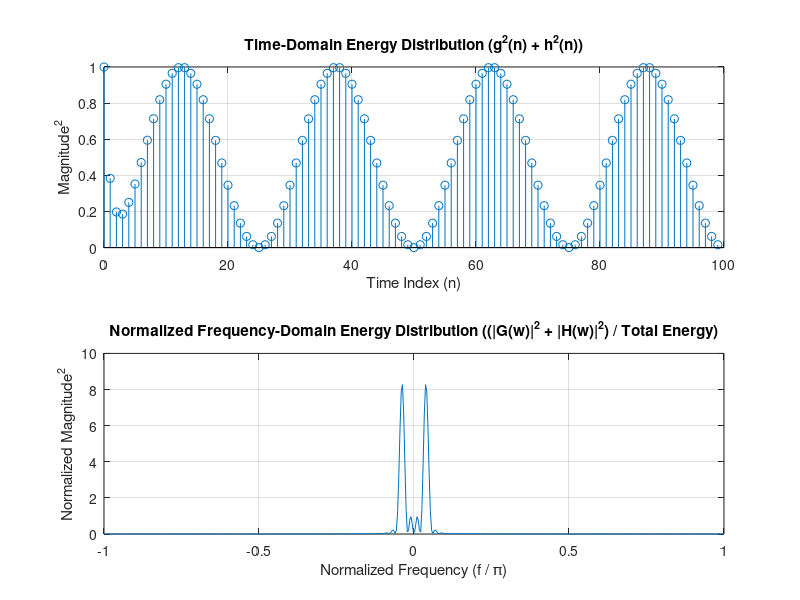

Here is the MATLAB script that generated this plot:
N = 100;
n = 0:N-1;
g = exp(-0.5 * n);
h = sin((2*pi*n)/(N/2));
gh = conv(g, h);
L = 512;
w = -pi:2*pi/(L-1):pi;
G = freqz(g, 1, w);
H = freqz(h, 1, w);
df = w(2) - w(1);
energy_time = sum(abs(g).^2 + abs(h).^2);
energy_freq = (1/(2*pi)) * sum(abs(G).^2 .* abs(H).^2) * df;
figure(1);
subplot(2,1,1);
stem(n, abs(g).^2 + abs(h).^2);
title('Time-Domain Energy Distribution (g^2(n) + h^2(n))');
xlabel('Time Index (n)');
ylabel('Magnitude^2');
grid on;
subplot(2,1,2);
plot(w/pi, abs(G).^2 ./ energy_freq + abs(H).^2 ./ energy_freq);
title('Normalized Frequency-Domain Energy Distribution ((|G(w)|^2 + |H(w)|^2) / Total Energy)');
xlabel('Normalized Frequency (f / π)');
ylabel('Normalized Magnitude^2');
grid on;
